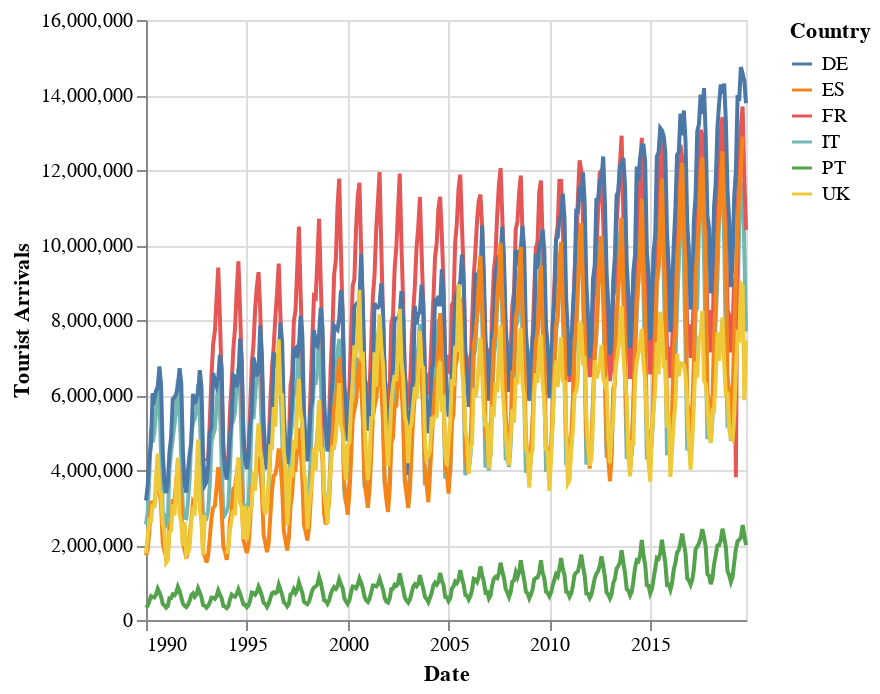

The notebook cell this image was saved under:
### Code cell
chart = alt.Chart(df1).mark_line().encode(
    x = 'Date:T',
    y = 'Tourist Arrivals:Q',
    color=alt.Color('Country:N')
)

chart

### Figure 1 — Vega-Lite specification as saved in the notebook (floating-point values rounded to 4 significant figures; data arrays with more than 128 entries replaced by an {"elided": "..."} marker saying what was removed)
{"$schema": "https://vega.github.io/schema/vega-lite/v5.8.0.json", "config": {"view": {"continuousHeight": 300, "continuousWidth": 300}}, "data": {"name": "data-84cba1df69482840b90de0d29291af1f"}, "datasets": {"data-84cba1df69482840b90de0d29291af1f": {"elided": "2148 records"}}, "encoding": {"color": {"field": "Country", "type": "nominal"}, "x": {"field": "Date", "type": "temporal"}, "y": {"field": "Tourist Arrivals", "type": "quantitative"}}, "mark": {"type": "line"}}
